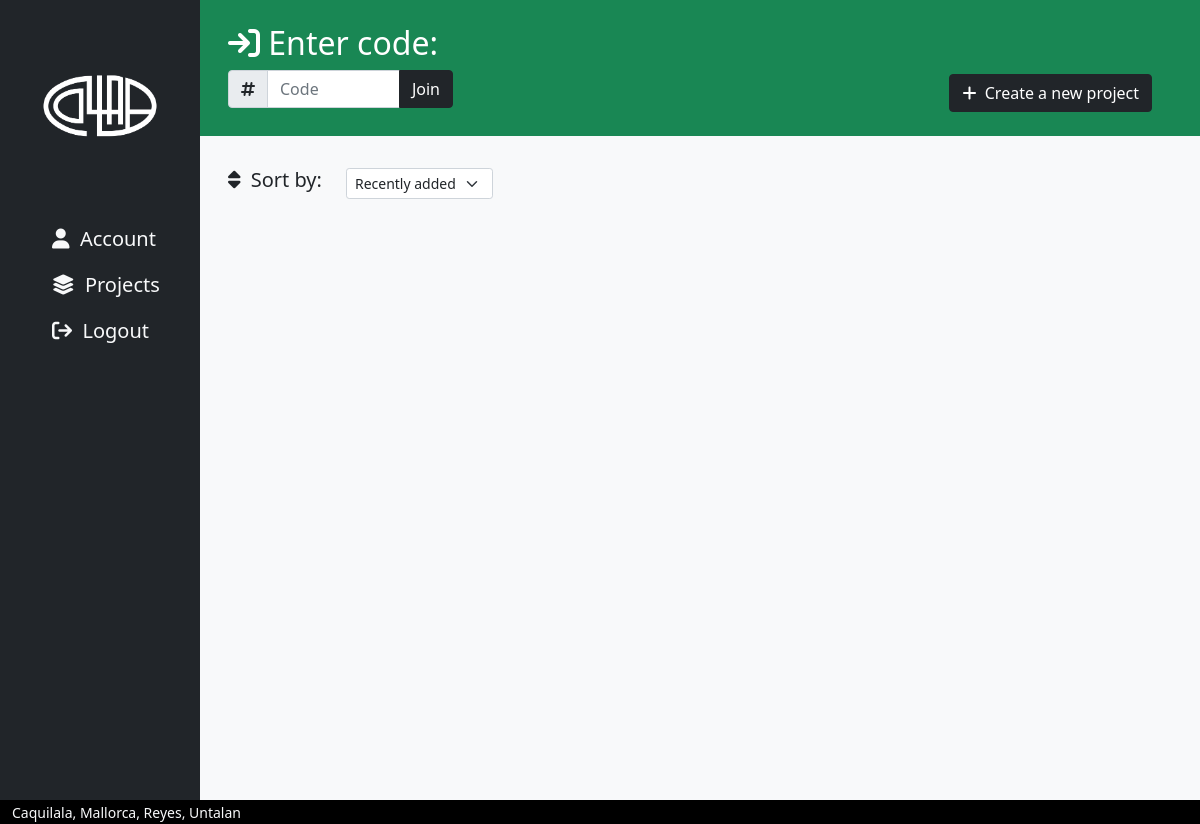
The app's page /dashboard/ (signed in), older data.
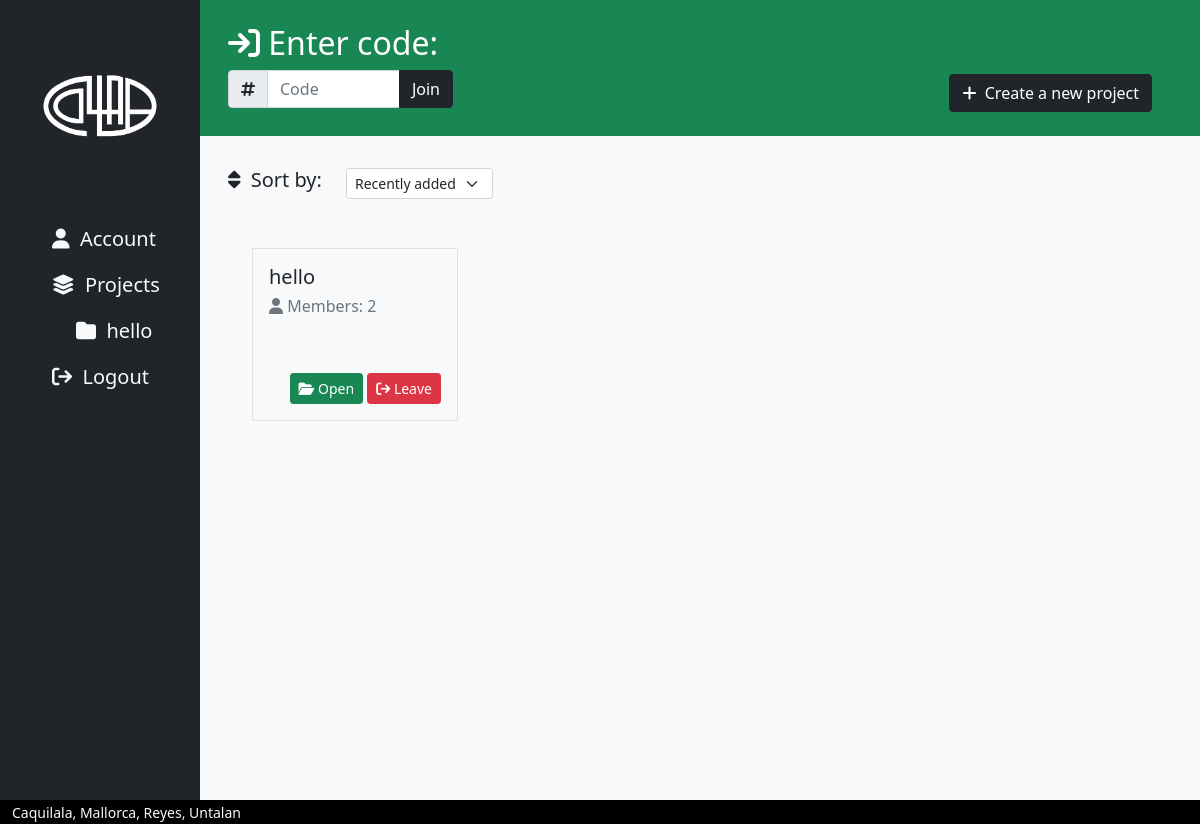
The same page, newer data.
### collabapp/models.py (models this page shows, shortened)
class Project(models.Model):
    code = models.CharField(max_length=255, null=True)
    owner = models.ForeignKey(User, on_delete=models.CASCADE, null = True)
    title = models.CharField(max_length=100, null=True)
    description = models.CharField(max_length=1000, null=True)
    creation_date = models.DateTimeField(auto_now_add=True, null=True)
    @property
    def getmembertotal(self):
        m = self.members.all()
        mem = list(m)
        total = len(mem)
        s = str(total)
        if total > 1:
            return "Members: " + s
        else:
            return "Member: " + s

### collabapp/views.py (the view)
# urls.py: path('dashboard/', views.dashboardPage, name='dashboardPage'),
@login_required(login_url='loginPage')
def dashboardPage(request):
    puser = request.user.profile
    if request.method == 'POST':
        code = request.POST.get('code')
        proj = Project.objects.get(code=code)
        puser.projects.add(proj)
        return redirect("dashboardPage")
    else:
        p = request.user.profile.projects.all()
        pl = list(p)
    context = {'projects': pl}
    return render(request, 'collabapp/dashboard.html', context)

### collabapp/templates/collabapp/dashboard.html (shortened to what this page needs)
<!DOCTYPE html>
<html lang="en">
<head>
   {% include 'collabapp/head-modules.html' %}
</head>
<body>
    <div class="container-fluid bg-warning h-100">
        <div class="row min-vh-100">
            {% include 'collabapp/navbar.html' %}
            <div class="col-10 min-vh-100 bg-light">
                <div class="row bg-success text-white py-4 ps-3">
                    <div class="row m-0 p-0 align-items-end">
                        <div class="col">
                            <form method="POST" action="">
                                <h2><i class="fa-solid fa-arrow-right-to-bracket"></i> Enter code:</h2>
                                <div class="input-group my-1 w-50">
                                    <span class="input-group-text" id="basic-addon1"><i class="fa-solid fa-hashtag"></i></span>
                                    <input type="text" name= "code" class="form-control" placeholder="Code" aria-label="groupcode">
                                    <button type="submit" class="btn btn-dark">Join</button>
                                </div>
                            </form>
                        </div>
                        <div class="col text-end pe-5">
                            <a class="btn btn-dark" href="{% url 'projectNewPage' %}"><i class="fa-solid fa-plus"></i>&nbsp; Create a new project</a>
                        </div>
                    </div>
                </div>
                <div class="container-fluid px-3 py-3">
                   <div class="row row-cols-auto mt-3">
                        <div class="col">
                            <h5><i class="fa-solid fa-sort">&nbsp;</i> Sort by:</h5>
                        </div>
                        <div class="col">
                           <select class="form-select form-select-sm" aria-label="Default select example">
                                <option selected value="recent">Recently added</option>
                            </select>
                        </div>
                    </div>
                    <br><br>
                    <div class="container">
                        <div class="row row-cols-4 g-4">
                        {% for project in projects %}
                            <div class="col">
                                <div class="p-3 border bg-light">
                                    <h5>{{ project.title }}</h5>
                                <h6 class="text-muted"><i class="fa-solid fa-user"></i> {{project.getmembertotal}} </h6>
                                    <br><br>
                                    <div class="text-end">
                                        <a class="btn btn-success btn-sm" href="{% url 'projectPage' project.id %}"><i class="fa-solid fa-folder-open"></i> Open</a>
                                        <button type="button" class="btn btn-danger btn-sm" data-bs-toggle="modal" data-bs-target="#leaveProject"><i class="fa-solid fa-arrow-right-from-bracket"></i> Leave</button>
                                    </div>
                                </div>
                            </div>
                        {% endfor %}
                        </div>
                      </div>
                </div>
            </div>
            {% include 'collabapp/footer.html' %}
        </div>
    </div>
</body>
</html>

### collabapp/templates/collabapp/head-modules.html (shortened to what this page needs)
{% load static %}
<link href="https://cdn.jsdelivr.net/npm/bootstrap@5.1.3/dist/css/bootstrap.min.css" rel="stylesheet">
<link rel="stylesheet" href="{% static 'assets/general-css.css' %}">

### collabapp/templates/collabapp/navbar.html
<div class="col-2 min-vh-100 bg-dark text-white">
    <br><br>
    <div class="mx-auto text-center">
        {% load static %}
        <a href="{% url 'dashboardPage' %}">
            <img src="{% static 'assets/logowhite.png'%}" alt="logo" style="width:120px; height:120px;"></a>
    </div>
    <br><br>
    <ul class="nav flex-column ps-4 fs-5">
        <li class="nav-item">
           <a class="nav-link text-light" href="{% url 'accountPage' %}"><i class="fa-solid fa-user"></i>&nbsp; Account</a>
        </li>
        <li class="nav-item">
            <a class="nav-link text-light" href="{% url 'dashboardPage' %}"><i class="fa-solid fa-layer-group"></i>&nbsp; Projects</a>
            <ul class="nav flex-column ps-4">
                {% for project in projects|slice:":3" %}
                <a class="nav-link text-light" href="{% url 'projectPage' project.id%}"><i class="fa-solid fa-folder"></i>&nbsp; {{ project.title }}</a>
                {% endfor %}
            </ul>
        </li>
        <li class="nav-item">
            <a class="nav-link text-light" href="{% url 'logout' %}"><i class="fa-solid fa-arrow-right-from-bracket"></i>&nbsp; Logout</a>
       </li>
    </ul>
</div>

### collabapp/templates/collabapp/footer.html
<div class="container-fluid bg-black text-light">
    <small>Caquilala, Mallorca, Reyes, Untalan</small>
</div>

Row changes from the older to the newer data that the page shows:
added Project: title "hello", getmembertotal "Members: 2"
